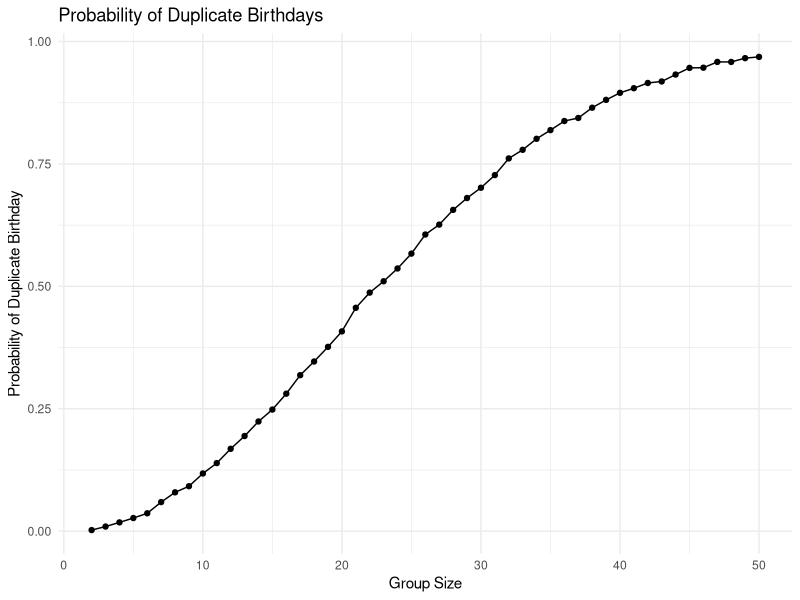

The R script that drew this image: (Note: this script raises an error after producing the figure.)
## ---- chunk 1
# setting up tidyverse library
library(tidyverse)

# setting chunk options
knitr::opts_chunk$set(
  fig.width = 6,
  fig.asp = .6,
  out.width = "90%"
)

# setting minimal theme and legend position
theme_set(theme_minimal() + theme(legend.position = "bottom"))

# setting continuous scales to viridis
options(
  ggplot2.continuous.colour = "viridis",
  ggplot2.continuous.fill = "viridis"
)

# setting discrete color scale to viridis
scale_colour_discrete = scale_colour_viridis_d

# setting discrete fill scale to viridis
scale_fill_discrete = scale_fill_viridis_d
## ---- chunk 2
# writing birthday function 
duplicate_birthdays = function(n) {
  
  # drawing “birthdays” for each person randomly
  birthdays = sample(1:365, n, replace = TRUE)

  # checking for duplicate birthdays
  duplicate_birthdays = length(unique(birthdays)) < n
  
  # returning duplicate birthdays
  return(duplicate_birthdays)
}
## ---- chunk 3
# simulating function and computing prob. that <= 2 people will share a birthday
birthday_probabilities_df =
  expand_grid(
    number_of_people = 2:50,
    iter = 1:10000
  ) |> 
  mutate(
    duplicates = map_lgl(number_of_people, duplicate_birthdays) 
  ) |>
   group_by(number_of_people) |>
  summarize(
    probability = mean(duplicates)
  ) |>
  print()
## ---- chunk 4
# making a plot showing the probability as a function of group size
birthday_probabilities_df |> 
  ggplot(aes(x = number_of_people, y = probability)) + 
  geom_point() + 
  geom_line() +
  labs(
    title = "Probability of Duplicate Birthdays",
    x = "Group Size",
    y = "Probability of Duplicate Birthday"
  )
## ---- chunk 5
# creating the data frame containing all file names
participants_df =
  participant_files =
  tibble(
    files = list.files("data/"),
    path = str_c("data/", files)
  ) |>
  print()
## ---- chunk 6
# iterating over file names and read in data for each subject 
participants_df = 
  participants_df |>   
  mutate(
     data = map(path,read_csv)
  ) |>
  unnest(data) |>
  print()
## ---- chunk 7
# manipulating file names to include control arm and subject ID; general tidying
participants_df =
  participants_df |>
  mutate(
    subject_id = str_replace(files, "\\.csv$", ""),
    arm = case_when(
      str_starts(subject_id, "con") ~ "Control",
      str_starts(subject_id, "cov") ~ "Control",
      str_starts(subject_id, "exp") ~ "Experimental"
    )
  ) |>
  pivot_longer(
    cols = starts_with("week_"),
    names_to = "week",
    values_to = "observation"
  ) |>
  mutate(
    week = as.numeric(str_remove(week, "week_"))
  ) |>
  select(subject_id, arm, week, observation) |>
  print()
## ---- chunk 8
# making a spaghetti plot showing observations on each subject over time
participants_df |>
  ggplot(aes(x = week, y = observation, group = subject_id, color = arm)) +
  geom_line() +
  geom_point() +
  labs(
    title = "Participant Observations Over Time",
    x = "Week",
    y = "Observation",
    color = "Study Arm"
  )
